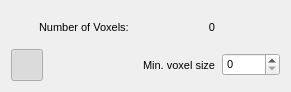
<?xml version="1.0" encoding="UTF-8"?>
<ui version="4.0">
 <class>LabelWidget</class>
 <widget class="QWidget" name="LabelWidget">
  <property name="geometry">
   <rect>
    <x>0</x>
    <y>0</y>
    <width>291</width>
    <height>80</height>
   </rect>
  </property>
  <property name="sizePolicy">
   <sizepolicy hsizetype="Preferred" vsizetype="Maximum">
    <horstretch>0</horstretch>
    <verstretch>0</verstretch>
   </sizepolicy>
  </property>
  <property name="font">
   <font>
    <pointsize>8</pointsize>
   </font>
  </property>
  <property name="windowTitle">
   <string>Form</string>
  </property>
  <layout class="QVBoxLayout" name="verticalLayout">
   <item>
    <layout class="QHBoxLayout" name="horizontalLayout_2">
     <item>
      <widget class="QLabel" name="m_color">
       <property name="sizePolicy">
        <sizepolicy hsizetype="Fixed" vsizetype="Fixed">
         <horstretch>0</horstretch>
         <verstretch>0</verstretch>
        </sizepolicy>
       </property>
       <property name="minimumSize">
        <size>
         <width>22</width>
         <height>22</height>
        </size>
       </property>
       <property name="text">
        <string/>
       </property>
      </widget>
     </item>
     <item>
      <widget class="QLabel" name="label">
       <property name="text">
        <string>Number of Voxels:</string>
       </property>
      </widget>
     </item>
     <item>
      <widget class="QLabel" name="m_voxelCount">
       <property name="minimumSize">
        <size>
         <width>80</width>
         <height>0</height>
        </size>
       </property>
       <property name="text">
        <string>0</string>
       </property>
       <property name="alignment">
        <set>Qt::AlignRight|Qt::AlignTrailing|Qt::AlignVCenter</set>
       </property>
      </widget>
     </item>
     <item>
      <spacer name="horizontalSpacer_2">
       <property name="orientation">
        <enum>Qt::Horizontal</enum>
       </property>
       <property name="sizeHint" stdset="0">
        <size>
         <width>40</width>
         <height>20</height>
        </size>
       </property>
      </spacer>
     </item>
     <item>
      <widget class="QPushButton" name="m_removeLabel">
       <property name="enabled">
        <bool>true</bool>
       </property>
       <property name="minimumSize">
        <size>
         <width>32</width>
         <height>32</height>
        </size>
       </property>
       <property name="maximumSize">
        <size>
         <width>32</width>
         <height>32</height>
        </size>
       </property>
       <property name="toolTip">
        <string>Remove label</string>
       </property>
       <property name="text">
        <string/>
       </property>
       <property name="icon">
        <iconset resource="../rsc/ras.qrc">
         <normaloff>:/ras/delete_label.svg</normaloff>:/ras/delete_label.svg</iconset>
       </property>
       <property name="iconSize">
        <size>
         <width>22</width>
         <height>22</height>
        </size>
       </property>
       <property name="checkable">
        <bool>false</bool>
       </property>
       <property name="checked">
        <bool>false</bool>
       </property>
       <property name="flat">
        <bool>true</bool>
       </property>
      </widget>
     </item>
    </layout>
   </item>
   <item>
    <layout class="QHBoxLayout" name="horizontalLayout">
     <item>
      <widget class="QPushButton" name="m_showTrainingVolumes">
       <property name="enabled">
        <bool>true</bool>
       </property>
       <property name="minimumSize">
        <size>
         <width>32</width>
         <height>32</height>
        </size>
       </property>
       <property name="maximumSize">
        <size>
         <width>32</width>
         <height>32</height>
        </size>
       </property>
       <property name="toolTip">
        <string>Hide/Show Label Training Volumes</string>
       </property>
       <property name="text">
        <string/>
       </property>
       <property name="icon">
        <iconset resource="../../espina/App/rsc/espina.qrc">
         <normaloff>:/espina/show_all.svg</normaloff>:/espina/show_all.svg</iconset>
       </property>
       <property name="iconSize">
        <size>
         <width>22</width>
         <height>22</height>
        </size>
       </property>
       <property name="checkable">
        <bool>true</bool>
       </property>
       <property name="checked">
        <bool>true</bool>
       </property>
       <property name="flat">
        <bool>true</bool>
       </property>
      </widget>
     </item>
     <item>
      <widget class="QPushButton" name="m_drawTrainingVolume">
       <property name="enabled">
        <bool>true</bool>
       </property>
       <property name="minimumSize">
        <size>
         <width>32</width>
         <height>32</height>
        </size>
       </property>
       <property name="maximumSize">
        <size>
         <width>32</width>
         <height>32</height>
        </size>
       </property>
       <property name="toolTip">
        <string>Add training volumes manually</string>
       </property>
       <property name="text">
        <string/>
       </property>
       <property name="icon">
        <iconset resource="../../espina/App/rsc/espina.qrc">
         <normaloff>:/espina/pencil.png</normaloff>:/espina/pencil.png</iconset>
       </property>
       <property name="iconSize">
        <size>
         <width>22</width>
         <height>22</height>
        </size>
       </property>
       <property name="checkable">
        <bool>true</bool>
       </property>
       <property name="checked">
        <bool>false</bool>
       </property>
       <property name="flat">
        <bool>true</bool>
       </property>
      </widget>
     </item>
     <item>
      <widget class="QPushButton" name="m_discardTrainingVolumes">
       <property name="enabled">
        <bool>true</bool>
       </property>
       <property name="minimumSize">
        <size>
         <width>32</width>
         <height>32</height>
        </size>
       </property>
       <property name="maximumSize">
        <size>
         <width>32</width>
         <height>32</height>
        </size>
       </property>
       <property name="toolTip">
        <string>Discard training volumes</string>
       </property>
       <property name="text">
        <string/>
       </property>
       <property name="icon">
        <iconset resource="../../espina/App/rsc/espina.qrc">
         <normaloff>:/espina/trash-full.svg</normaloff>:/espina/trash-full.svg</iconset>
       </property>
       <property name="iconSize">
        <size>
         <width>22</width>
         <height>22</height>
        </size>
       </property>
       <property name="checkable">
        <bool>false</bool>
       </property>
       <property name="checked">
        <bool>false</bool>
       </property>
       <property name="flat">
        <bool>true</bool>
       </property>
      </widget>
     </item>
     <item>
      <spacer name="horizontalSpacer">
       <property name="orientation">
        <enum>Qt::Horizontal</enum>
       </property>
       <property name="sizeHint" stdset="0">
        <size>
         <width>40</width>
         <height>20</height>
        </size>
       </property>
      </spacer>
     </item>
     <item>
      <widget class="QLabel" name="m_minVoxelSizeLabel">
       <property name="text">
        <string>Min. voxel size</string>
       </property>
      </widget>
     </item>
     <item>
      <widget class="QSpinBox" name="m_minVoxelSize">
       <property name="maximum">
        <number>99999</number>
       </property>
      </widget>
     </item>
    </layout>
   </item>
  </layout>
 </widget>
 <resources>
  <include location="../../espina/App/rsc/espina.qrc"/>
  <include location="../rsc/ras.qrc"/>
 </resources>
 <connections/>
</ui>
